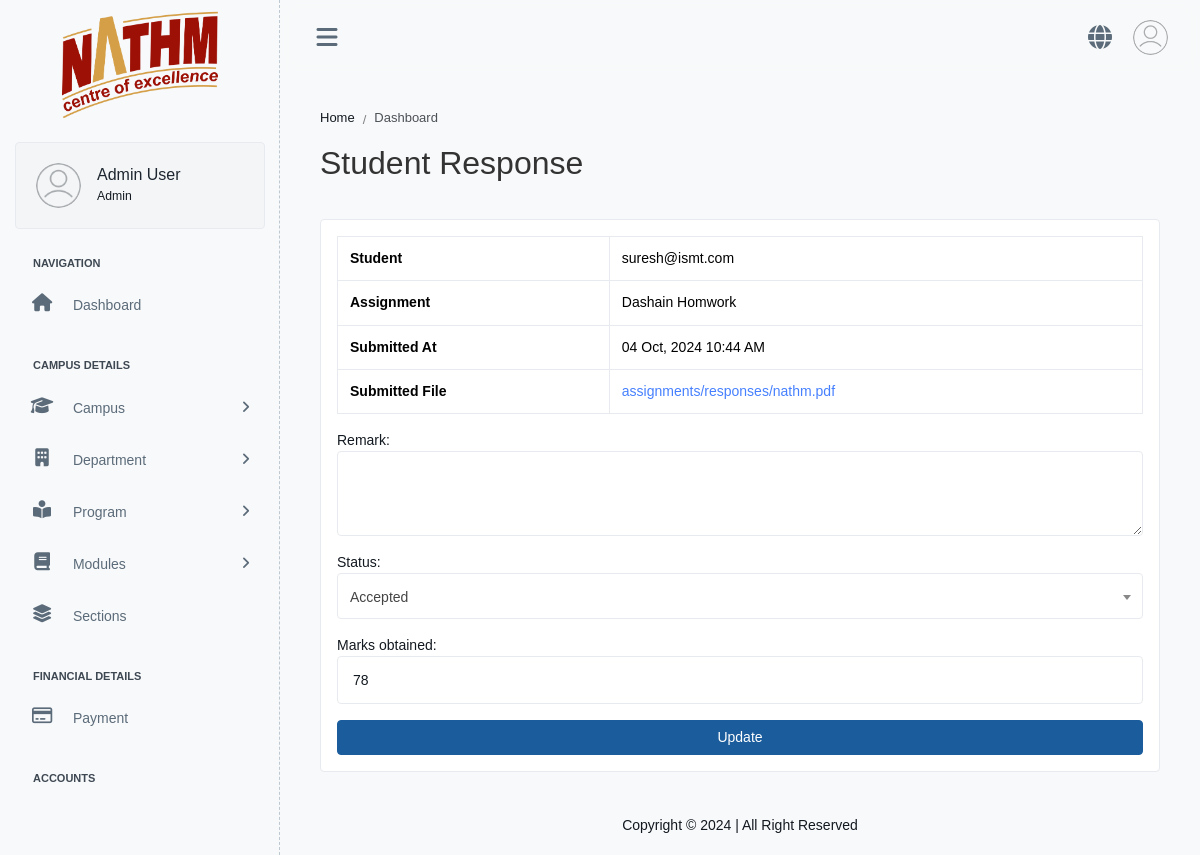
Page /teacher/assignments/1/responses/view/1/ (signed in) on the committed database.
### userauth/models.py (models this page shows, shortened)
class User(AbstractUser):
    title = models.CharField(max_length=255, null=True, blank=True)
    email = models.EmailField(unique=True)
    username = models.CharField(max_length=100)
    first_name = models.CharField(max_length=100)
    middle_name = models.CharField(max_length=100, blank=True, null=True)
    last_name = models.CharField(max_length=100)
    profile_image = models.TextField(blank=True, null=True)
    role = models.CharField(max_length=100, choices=ROLE_CHOICES, default="student", null=True, blank=True)
    USERNAME_FIELD = "email"
    REQUIRED_FIELDS = ['username']
    objects = UserManager()
    def get_full_name(self):
        full_name = self.full_name_raw()
        return full_name if full_name else ""
    def full_name_raw(self):
        parts = [self.title or "", self.first_name or "", self.middle_name or "", self.last_name or ""]
        return " ".join(part for part in parts if part).strip()

### assignment/models.py (models this page shows, shortened)
class AssignmentSubmit(models.Model):
    STATUS = [
        ("pending", "Pending"),
        ("accepted", "Accepted"),
        ("rejected", "Rejected"),
    ]
    assignment = models.ForeignKey(Assignment, on_delete=models.CASCADE)
    student = models.ForeignKey('students.Student', on_delete=models.CASCADE)
    submission_date = models.DateTimeField(auto_now_add=True)
    file = models.FileField(null=True, blank=True, upload_to="assignments/responses/")
    marks_obtained = models.IntegerField(default=0)
    remark = models.TextField(null=True, blank=True)
    status = models.CharField(choices=STATUS, max_length=100, default="pending")

class Assignment(models.Model):
    section = models.ManyToManyField(Sections, related_name="assignments")
    module = models.ForeignKey(Modules, on_delete=models.CASCADE)
    title = models.CharField(max_length=255)
    description = models.TextField(null=True, blank=True)
    file = ImagePickerField(null=True, blank=True)
    total_marks = models.IntegerField(default=100)
    due_date = models.DateField()
    def __str__(self):
        return self.title

### students/models.py (models this page shows, shortened)
class Student(models.Model):
    PAYMENT_BY = [
        ('STUDENT', 'Student'),
        ('PARENT', 'Parent/Guardian'),
        ('COMPANY', 'Company'),
        ('OTHER', 'Government/International Agency'),
    ]
    WHY_US = [
        ('REPUTATION', 'Good brand Reputation'),
        ('LOCATION', 'Location'),
        ('COURSE', 'Course/Mode/Flexibility'),
        ('VALUE', 'Value of Money'),
        ('OTHER', 'Other'),
    ]
    ABOUT_US = [
        ('ADVERTISING', 'Advertising'),
        ('EVENT', 'Event'),
        ('FRIENDS', 'Friend/Family/Colleague'),
        ('INTERNET', 'Internet Search'),
        ('MEDIAS', 'Social Media'),
        ('NEWS', 'News'),
        ('ALUMNI', 'Alumni'),
        ('OTHER', 'Other'),
    ]
    SHIFT = [
        ('MORNING', 'Morning'),
        ('AFTERNOON', 'Afternoon'),
        ('EVENING', 'Evening'),
    ]
    user = models.OneToOneField(User, on_delete=models.CASCADE)
    campus = models.ForeignKey(Campus, on_delete=models.CASCADE, null=True, blank=True)
    department = models.ForeignKey(Department, on_delete=models.CASCADE, null=True, blank=True)
    program = models.ForeignKey(Program, on_delete=models.CASCADE, null=True, blank=True)
    student_id = models.CharField(max_length=20, null=True, blank=True)
    team_id = models.CharField(max_length=50, null=True, blank=True)
    college_email = models.EmailField(null=True, blank=True, unique=True)
    commencing_term = models.TextField(null=True, blank=True)
    date_of_admission = models.DateField(null=True, blank=True, default=timezone.now)
    shift = models.CharField(max_length=50, choices=SHIFT, null=True, blank=True)
    admission_officer = models.TextField(null=True, blank=True)
    scholarship_details = models.CharField(max_length=100, null=True, blank=True)
    referred_by = models.CharField(max_length=100, null=True, blank=True)
    payment_by = models.CharField(choices=PAYMENT_BY, max_length=20, null=True, blank=True)
    organization = models.CharField(max_length=255, null=True, blank=True)
    authorize_person = models.CharField(max_length=255, null=True, blank=True)
    email = models.EmailField(max_length=100, null=True, blank=True)
    payment_address = models.ForeignKey(AddressInfo, on_delete=models.CASCADE, null=True, blank=True)
    annual_income = models.FloatField(null=True, blank=True)
    members_in_family = models.IntegerField(null=True, blank=True)
    father_occupation = models.CharField(max_length=100, null=True, blank=True)
    mother_occupation = models.CharField(max_length=100, null=True, blank=True)
    why_us = models.CharField(choices=WHY_US, max_length=20, default="REPUTATION", null=True, blank=True)
    why_us_other = models.TextField(null=True, blank=True)
    about_us = models.CharField(choices=ABOUT_US, max_length=20, default="FRIENDS", null=True, blank=True)
    about_us_other = models.TextField(max_length=255, null=True, blank=True)
    kiosk_id = models.CharField(max_length=50, null=True, blank=True, unique=True)
    section = models.ForeignKey(Sections, on_delete=models.CASCADE, null=True, blank=True)
    payment_due = models.FloatField(null=True, blank=True, default=0.0)
    def __str__(self):
        return self.college_email if self.college_email else "No Email"

### assignment/views.py (the view, shortened to what this page needs)
# urls.py: path("<assignment_id>/responses/view/<pk>/", AssignmentResponseDetailView.as_view(), name="response"),
class AssignmentResponseDetailView(View):
    def get(self, request, *args, **kwargs):
        assignment_id = kwargs.get('assignment_id')
        assignment = get_object_or_404(Assignment, id=assignment_id)
        response_id = kwargs.get('pk')
        response = get_object_or_404(AssignmentSubmit, id=response_id)
        form = AssignmentViewForm(instance=response)
        template = "dashboard/teacher" if request.user.role == "teacher" else "dashboard"
        return render(request, f"{template}/assignment/response_detail.html", context={
            "assignment": assignment,
            "response": response,
            "form": form
        })

### templates/dashboard/assignment/response_detail.html (shortened to what this page needs)
{% extends "dashboard/admin-base.html" %}
{% block maintitle %}Student Response{% endblock maintitle %}
{% block content %}
    <div class="col-sm-12">
        <div class="card">
            <div class="card-body">
                <table class="table table-bordered">
                    <tr>
                        <th>Student</th>
                        <td>{{ response.student }}</td>
                    </tr>
                    <tr>
                        <th>Assignment</th>
                        <td>{{ response.assignment }}</td>
                    </tr>
                    <tr>
                        <th>Submitted At</th>
                        <td>{{ response.submission_date|date:"d M, Y h:i A" }}</td>
                    </tr>
                    <tr>
                        <th>Submitted File</th>
                        <td>
                            {% if response.file %}
                                <a href="{{ response.file.url }}" target="_blank">{{ response.file.name }}</a><br>
                            {% endif %}
                        </td>
                    </tr>
                </table>
                <form method="POST">
                    {{ form.as_p }}
                    <button type="submit" class="btn btn-primary w-100">Update</button>
                </form>
            </div>
        </div>
    </div>
{% endblock %}

### templates/dashboard/admin-base.html (shortened to what this page needs)
{% load static %}
<!DOCTYPE html>
<html lang="en">
<head>
    <link rel="stylesheet" href="https://cdnjs.cloudflare.com/ajax/libs/fancybox/3.5.7/jquery.fancybox.min.css">
    <link rel="stylesheet" href="{% static 'dashboard/modules/alert/style.css' %}">
    <link rel="stylesheet" href="https://cdn.jsdelivr.net/npm/select2@4.1.0-rc.0/dist/css/select2.min.css">
    <link rel="stylesheet" href="https://cdnjs.cloudflare.com/ajax/libs/font-awesome/6.5.1/css/all.min.css">
    <link rel="stylesheet" href="https://cdn.jsdelivr.net/npm/bootstrap@5.3.3/dist/css/bootstrap.min.css">
    <link rel="stylesheet" href="{% static 'dashboard/modules/datetimepicker/css/bootstrap-datetimepicker.min.css' %}">
    <link rel="stylesheet" href="{% static 'dashboard/assets/css/style.css' %}" id="main-style-link">
</head>
<body>
<nav class="ps-sidebar">
    <div class="navbar-wrapper">
        <div class="m-header">
            <a href="" class="b-brand text-primary">
                <img src="{{ website_logo }}" class="img-fluid logo-lg opacity-100 h-full" alt="logo">
            </a>
        </div>
        <div class="navbar-content">
            <div class="card ps-user-card">
                <div class="card-body">
                    <div class="d-flex align-items-center">
                        <div class="flex-shrink-0">
                            {% if request.user.profile_image %}
                                <img src="{{ request.user.profile_image }}" alt="user-image"
                                    class="user-avatar wid-45 rounded-circle" />
                            {% else %}
                                <img src="{% static 'dashboard/assets/images/user.png' %}" alt="default-user-image"
                                    class="user-avatar wid-45 rounded-circle" />
                            {% endif %}
                        </div>
                        <div class="flex-grow-1 ms-3 me-2">
                            {% if request.user.is_authenticated %}
                                <h6 class="mb-0">{{ request.user.get_full_name }}</h6>
                                <small>{{ request.user.role|capfirst }}</small>
                            {% else %}
                                <h6 class="mb-0">Anonymous User</h6>
                                <small>Guest</small>
                            {% endif %}
                        </div>
                    </div>
                </div>
            </div>
            <ul class="ps-navbar mb-4">
                <li class="ps-item ps-caption">
                    <label>Navigation</label>
                </li>
                <li class="ps-item">
                    <a href="{% url 'dashboard:index' %}" class="ps-link">
                            <span class="ps-micon">
                                <i class="fa fa-home"></i>
                            </span>
                        <span class="ps-mtext">Dashboard</span>
                    </a>
                </li>
                <li class="ps-item ps-caption">
                    <label>Campus Details</label>
                </li>
                <li class="ps-item ps-hasmenu">
                    <a href="#!" class="ps-link">
                            <span class="ps-micon">
                                <i class="fa-solid fa-graduation-cap"></i>
                            </span>
                        <span class="ps-mtext">Campus</span>
                        <span class="ps-arrow"><i class="fa fa-angle-right"></i></span>
                    </a>
                </li>
                <li class="ps-item ps-hasmenu">
                    <a href="#!" class="ps-link">
                            <span class="ps-micon">
                                <i class="fa-solid fa-building"></i>
                            </span>
                        <span class="ps-mtext">Department</span>
                        <span class="ps-arrow"><i class="fa fa-angle-right"></i></span>
                    </a>
                </li>
                <li class="ps-item ps-hasmenu">
                    <a href="#!" class="ps-link">
                            <span class="ps-micon">
                                <i class="fa-solid fa-book-open-reader"></i>
                            </span>
                        <span class="ps-mtext">Program</span>
                        <span class="ps-arrow"><i class="fa fa-angle-right"></i></span>
                    </a>
                </li>
                <li class="ps-item ps-hasmenu">
                    <a href="#!" class="ps-link">
                            <span class="ps-micon">
                               <i class="fa-solid fa-book"></i>
                            </span>
                        <span class="ps-mtext">Modules</span>
                        <span class="ps-arrow"><i class="fa fa-angle-right"></i></span>
                    </a>
                </li>
                <li class="ps-item">
                    <a href="{% url 'student_admin:sections' %}" class="ps-link">
                            <span class="ps-micon">
                                <i class="fa-solid fa-layer-group"></i>
                            </span>
                        <span class="ps-mtext">Sections</span>
                    </a>
                </li>
                <li class="ps-item ps-caption">
                    <label>Financial Details</label>
                </li>
                <li class="ps-item">
                    <a href="{% url 'payment:payments' %}" class="ps-link">
                            <span class="ps-micon">
                                <i class="fa-regular fa-credit-card"></i>
                            </span>
                        <span class="ps-mtext">Payment</span>
                    </a>
                </li>
                <li class="ps-item ps-caption">
                    <label>Accounts</label>
                </li>
            </ul>
        </div>
    </div>
</nav>
<header class="ps-header">
    <div class="header-wrapper">
        <div class="me-auto ps-mob-drp">
            <ul class="list-unstyled">
                <li class="ps-h-item ps-sidebar-collapse">
                    <a href="#" class="ps-head-link ms-0" id="sidebar-hide">
                        <i class="fa-solid fa-bars"></i>
                    </a>
                </li>
            </ul>
        </div>
        <div class="ms-auto">
            <ul class="list-unstyled">
                <li class="ps-h-item">
                    <a href="https://ismt.edu.np/" class="ps-head-link me-0" target="_blank">
                        <i class="fa fa-globe"></i>
                    </a>
                </li>
                <li class="dropdown ps-h-item header-user-profile ">
                    <a class="ps-head-link dropdown-toggle arrow-none me-0" data-bs-toggle="dropdown" href="#"
                       role="button" aria-haspopup="false" data-bs-auto-close="outside" aria-expanded="false">
                        <img src="{% static 'dashboard/assets/images/user.png' %}" alt="user-image"
                             class="user-avatar"/>
                    </a>
                </li>
            </ul>
        </div>
    </div>
</header>
<div class="ps-container">
    <div class="ps-content">
        <div class="page-header">
            <div class="page-block">
                <div class="row align-items-center">
                    <div class="col-md-6">
                        {% block beadcumbfull %}
                            <ul class="breadcrumb">
                                <li class="breadcrumb-item"><a href="">Home</a></li>
                                <li class="breadcrumb-item" aria-current="page">{% block beadcrumb %}
                                    Dashboard{% endblock %}</li>
                            </ul>
                        {% endblock beadcumbfull %}
                        <div class="page-header-title d-block">
                            <h2 class="mb-0">{% block maintitle %}{% endblock maintitle %}</h2>
                        </div>
                    </div>
                </div>
            </div>
        </div>
        <div class="row dashboard">
            {% block content %}{% endblock content %}
        </div>
    </div>
</div>
<footer class="ps-footer">
    <div class="footer-wrapper container-fluid text-center">
        <div class="row">
            <div class="col my-1">
                <p class="m-0">Copyright &copy; 2024 | All Right Reserved</p>
            </div>
        </div>
    </div>
</footer>
</body>
</html>

### rows in the picture
User: user.get_full_name "Admin User", user.role "Admin"
AssignmentSubmit: student "suresh@ismt.com", assignment "Dashain Homwork", submission_date "04 Oct, 2024 10:44 AM", file.name "assignments/responses/nathm.pdf", marks_obtained "78"
